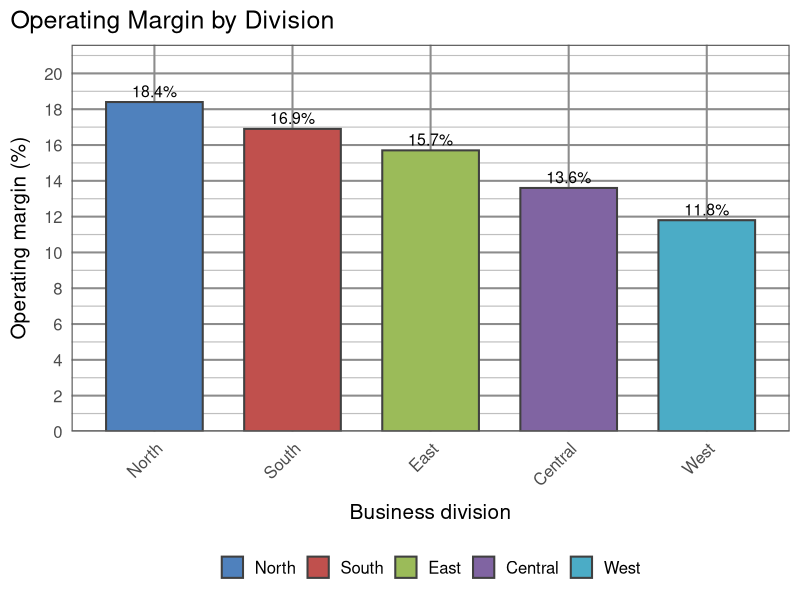
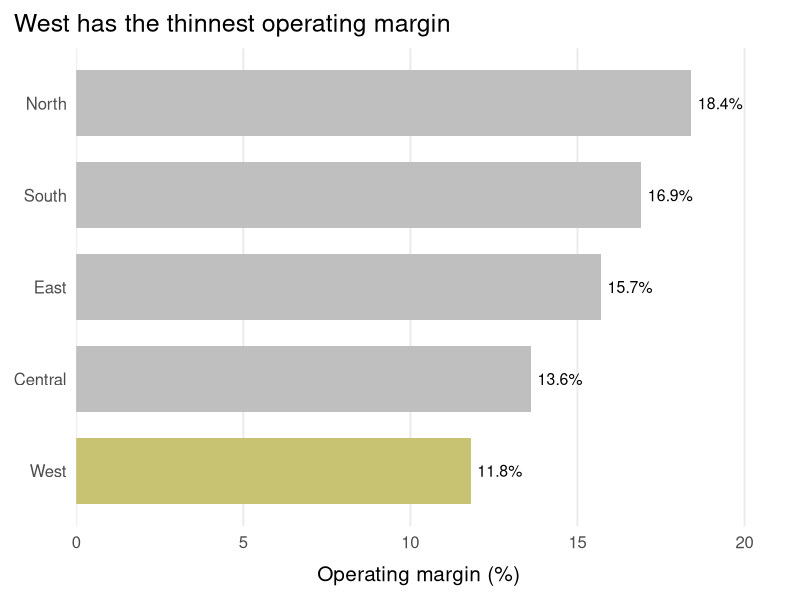
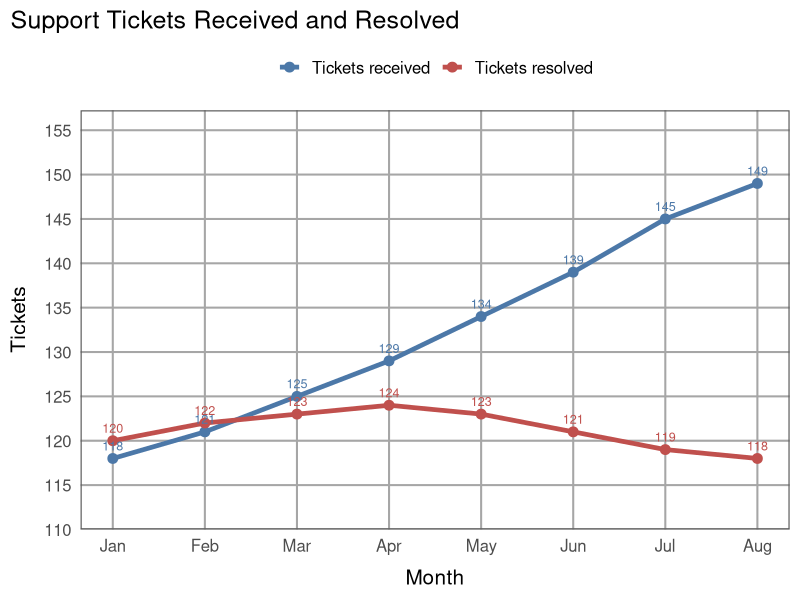
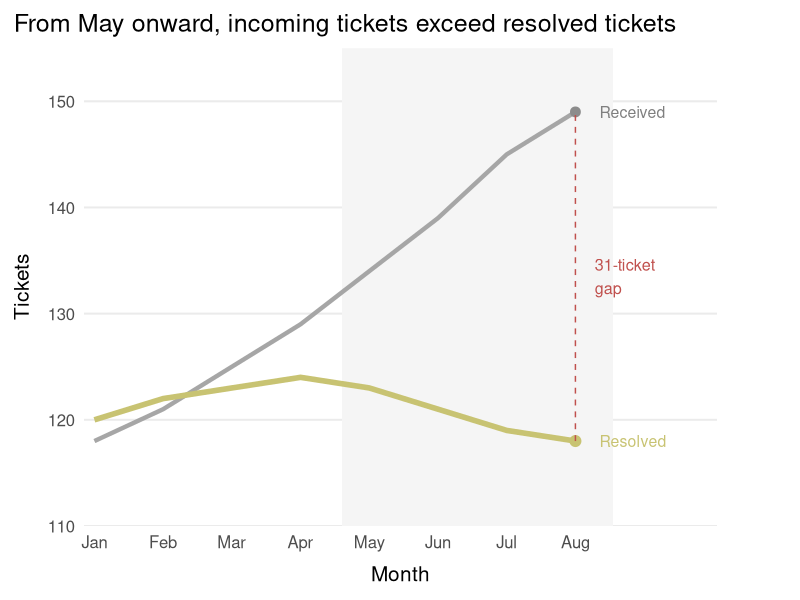
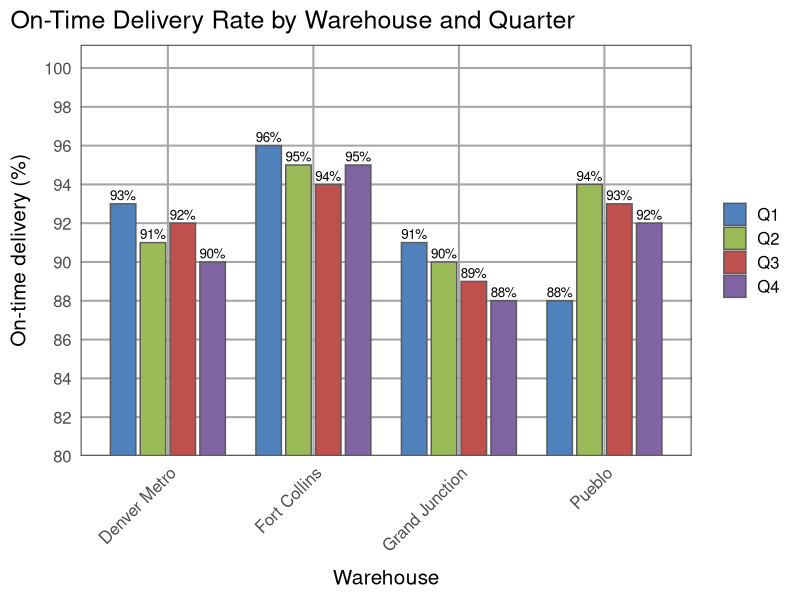
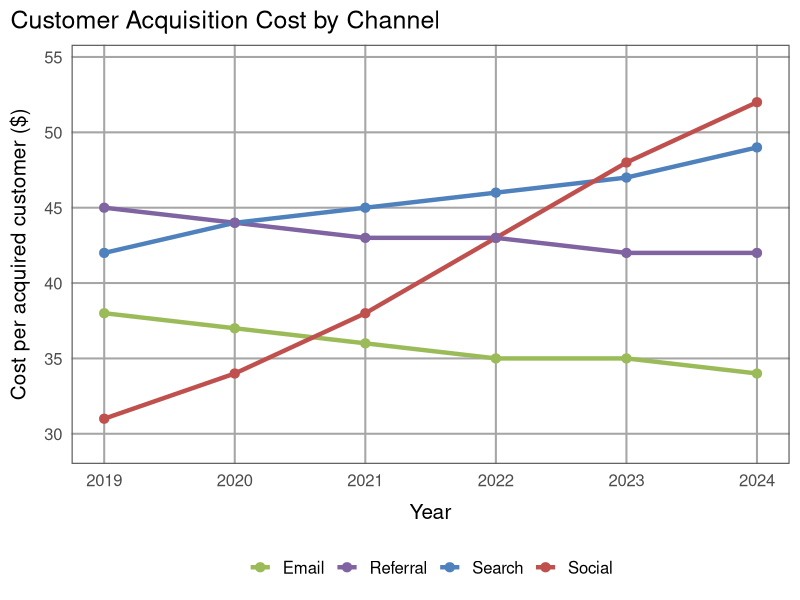

Generate these figures, in order, with R:
## ---- chunk 1
#| include: false

library(ggplot2)

accent <- "#C8C372"
blue <- "#4C78A8"
alert <- "#C0504D"
muted <- "gray75"

refine_theme <- theme_minimal(base_size = 15) +
  theme(
    plot.background = element_rect(fill = "white", color = NA),
    panel.background = element_rect(fill = "white", color = NA),
    panel.grid.minor = element_blank(),
    legend.title = element_blank(),
    legend.background = element_rect(fill = "white", color = NA),
    plot.title.position = "plot",
    axis.title.x = element_text(margin = margin(t = 10)),
    axis.title.y = element_text(margin = margin(r = 10))
  )
## ---- chunk 2
#| echo: false
#| warning: false
#| message: false
#| fig-width: 8
#| fig-height: 4.8

divisions <- c("North", "South", "East", "Central", "West")
margin <- c(18.4, 16.9, 15.7, 13.6, 11.8)

df <- data.frame(
  division = factor(divisions, levels = divisions),
  margin = margin
)

ggplot(df, aes(x = division, y = margin, fill = division)) +
  geom_col(width = 0.7, color = "gray25", linewidth = 0.7) +
  geom_text(aes(label = paste0(margin, "%")), vjust = -0.4, size = 4) +
  scale_fill_manual(
    values = c(
      "North" = "#4F81BD",
      "South" = "#C0504D",
      "East" = "#9BBB59",
      "Central" = "#8064A2",
      "West" = "#4BACC6"
    )
  ) +
  scale_y_continuous(
    limits = c(0, 20),
    breaks = seq(0, 20, 2),
    expand = expansion(mult = c(0, 0.08))
  ) +
  labs(
    title = "Operating Margin by Division",
    x = "Business division",
    y = "Operating margin (%)"
  ) +
  refine_theme +
  theme(
    panel.grid.major = element_line(color = "gray55", linewidth = 0.7),
    panel.grid.minor = element_line(color = "gray75", linewidth = 0.4),
    axis.text.x = element_text(angle = 45, hjust = 1),
    legend.position = "bottom",
    panel.border = element_rect(color = "gray35", fill = NA, linewidth = 0.8)
  )
## ---- chunk 3
#| echo: false
#| warning: false
#| message: false
#| fig-width: 8
#| fig-height: 4.8

divisions <- c("North", "South", "East", "Central", "West")
margin <- c(18.4, 16.9, 15.7, 13.6, 11.8)

df <- data.frame(
  division = factor(divisions, levels = rev(divisions)),
  margin = margin,
  status = ifelse(divisions == "West", "Highlight", "Other")
)

ggplot(df, aes(x = division, y = margin, fill = status)) +
  geom_col(width = 0.72, color = NA, show.legend = FALSE) +
  geom_text(aes(label = paste0(margin, "%")), hjust = -0.15, size = 4) +
  scale_fill_manual(values = c("Highlight" = accent, "Other" = muted)) +
  scale_y_continuous(
    limits = c(0, 20.5),
    breaks = seq(0, 20, 5),
    expand = expansion(mult = c(0, 0))
  ) +
  coord_flip() +
  labs(
    title = "West has the thinnest operating margin",
    x = NULL,
    y = "Operating margin (%)"
  ) +
  refine_theme +
  theme(
    panel.grid.major.y = element_blank(),
    plot.margin = margin(10, 28, 10, 10)
  )
## ---- chunk 4
#| echo: false
#| warning: false
#| message: false
#| fig-width: 8
#| fig-height: 4.8

ticket_df <- data.frame(
  month_num = rep(1:8, 2),
  month = rep(c("Jan", "Feb", "Mar", "Apr", "May", "Jun", "Jul", "Aug"), 2),
  series = rep(c("Tickets received", "Tickets resolved"), each = 8),
  tickets = c(118, 121, 125, 129, 134, 139, 145, 149,
              120, 122, 123, 124, 123, 121, 119, 118)
)

ggplot(ticket_df, aes(x = month_num, y = tickets, color = series, group = series)) +
  geom_line(linewidth = 1.6) +
  geom_point(size = 3) +
  geom_text(aes(label = tickets), vjust = -0.8, size = 3.2, show.legend = FALSE) +
  scale_color_manual(
    values = c("Tickets received" = blue, "Tickets resolved" = alert)
  ) +
  scale_x_continuous(breaks = 1:8, labels = c("Jan", "Feb", "Mar", "Apr", "May", "Jun", "Jul", "Aug")) +
  scale_y_continuous(
    limits = c(110, 155),
    breaks = seq(110, 155, 5),
    expand = expansion(mult = c(0, 0.05))
  ) +
  labs(
    title = "Support Tickets Received and Resolved",
    x = "Month",
    y = "Tickets"
  ) +
  refine_theme +
  theme(
    panel.grid.major = element_line(color = "gray65", linewidth = 0.7),
    legend.position = "top",
    panel.border = element_rect(color = "gray35", fill = NA, linewidth = 0.8)
  )
## ---- chunk 5
#| echo: false
#| warning: false
#| message: false
#| fig-width: 8
#| fig-height: 4.8

received <- data.frame(
  month_num = 1:8,
  tickets = c(118, 121, 125, 129, 134, 139, 145, 149)
)

resolved <- data.frame(
  month_num = 1:8,
  tickets = c(120, 122, 123, 124, 123, 121, 119, 118)
)

ggplot() +
  annotate("rect", xmin = 4.6, xmax = 8.55, ymin = 110, ymax = 155, fill = "gray96", color = NA) +
  geom_line(data = received, aes(x = month_num, y = tickets), color = "gray65", linewidth = 1.5) +
  geom_line(data = resolved, aes(x = month_num, y = tickets), color = accent, linewidth = 1.9) +
  geom_point(data = received[8, ], aes(x = month_num, y = tickets), color = "gray55", size = 3) +
  geom_point(data = resolved[8, ], aes(x = month_num, y = tickets), color = accent, size = 3.4) +
  annotate("segment", x = 8, xend = 8, y = 118, yend = 149, color = alert, linewidth = .5, linetype = "dashed") +
  annotate("text", x = 8.35, y = 149, label = "Received", hjust = 0, color = "gray50", size = 4) +
  annotate("text", x = 8.35, y = 118, label = "Resolved", hjust = 0, color = accent, size = 4) +
  # annotate("text", x = 7.0, y = 152, label = "Gap opens here", color = alert, size = 4.2) +
  annotate("text", x = 8.28, y = 133.5, label = "31-ticket\ngap", hjust = 0, color = alert, size = 4.1) +
  scale_x_continuous(
    breaks = 1:8,
    labels = c("Jan", "Feb", "Mar", "Apr", "May", "Jun", "Jul", "Aug"),
    expand = expansion(mult = c(0.02, 0.2))
  ) +
  scale_y_continuous(
    limits = c(110, 155),
    breaks = seq(110, 155, 10),
    expand = expansion(mult = c(0, 0))
  ) +
  labs(
    title = "From May onward, incoming tickets exceed resolved tickets",
    x = "Month",
    y = "Tickets"
  ) +
  refine_theme +
  theme(
    panel.grid.major.x = element_blank(),
    panel.grid.major.y = element_line(color = "gray92"),
    plot.margin = margin(10, 60, 10, 10)
  )
## ---- chunk 6
#| echo: false
#| warning: false
#| message: false
#| fig-width: 8
#| fig-height: 4.8

activity_a <- data.frame(
  warehouse = rep(c("Fort Collins", "Denver Metro", "Pueblo", "Grand Junction"), each = 4),
  quarter = rep(c("Q1", "Q2", "Q3", "Q4"), times = 4),
  rate = c(96, 95, 94, 95, 93, 91, 92, 90, 88, 94, 93, 92, 91, 90, 89, 88)
)

ggplot(activity_a, aes(x = warehouse, y = rate, fill = quarter)) +
  geom_col(position = position_dodge(width = 0.82), width = 0.7, color = "gray35") +
  geom_text(
    aes(label = paste0(rate, "%")),
    position = position_dodge(width = 0.82),
    vjust = -0.35,
    size = 3.4
  ) +
  scale_fill_manual(values = c("Q1" = "#4F81BD", "Q2" = "#9BBB59", "Q3" = "#C0504D", "Q4" = "#8064A2")) +
  scale_y_continuous(
    breaks = seq(80, 100, 2),
    expand = expansion(mult = c(0, 0.06))
  ) +
  coord_cartesian(ylim = c(80, 100)) +
  labs(
    title = "On-Time Delivery Rate by Warehouse and Quarter",
    x = "Warehouse",
    y = "On-time delivery (%)"
  ) +
  refine_theme +
  theme(
    panel.grid.major = element_line(color = "gray65", linewidth = 0.7),
    axis.text.x = element_text(angle = 45, hjust = 1),
    legend.position = "right",
    panel.border = element_rect(color = "gray35", fill = NA, linewidth = 0.8)
  )
## ---- chunk 7
#| echo: false
#| warning: false
#| message: false
#| fig-width: 8
#| fig-height: 4.8

activity_b <- data.frame(
  year = rep(2019:2024, 4),
  channel = rep(c("Search", "Email", "Social", "Referral"), each = 6),
  cost = c(42, 44, 45, 46, 47, 49,
           38, 37, 36, 35, 35, 34,
           31, 34, 38, 43, 48, 52,
           45, 44, 43, 43, 42, 42)
)

ggplot(activity_b, aes(x = year, y = cost, color = channel, group = channel)) +
  geom_line(linewidth = 1.5) +
  geom_point(size = 2.8) +
  scale_color_manual(
    values = c(
      "Search" = "#4F81BD",
      "Email" = "#9BBB59",
      "Social" = "#C0504D",
      "Referral" = "#8064A2"
    )
  ) +
  scale_x_continuous(breaks = 2019:2024) +
  scale_y_continuous(
    limits = c(28, 55),
    breaks = seq(30, 55, 5),
    expand = expansion(mult = c(0, 0.03))
  ) +
  labs(
    title = "Customer Acquisition Cost by Channel",
    x = "Year",
    y = "Cost per acquired customer ($)"
  ) +
  refine_theme +
  theme(
    panel.grid.major = element_line(color = "gray65", linewidth = 0.7),
    legend.position = "bottom",
    panel.border = element_rect(color = "gray35", fill = NA, linewidth = 0.8)
  )
